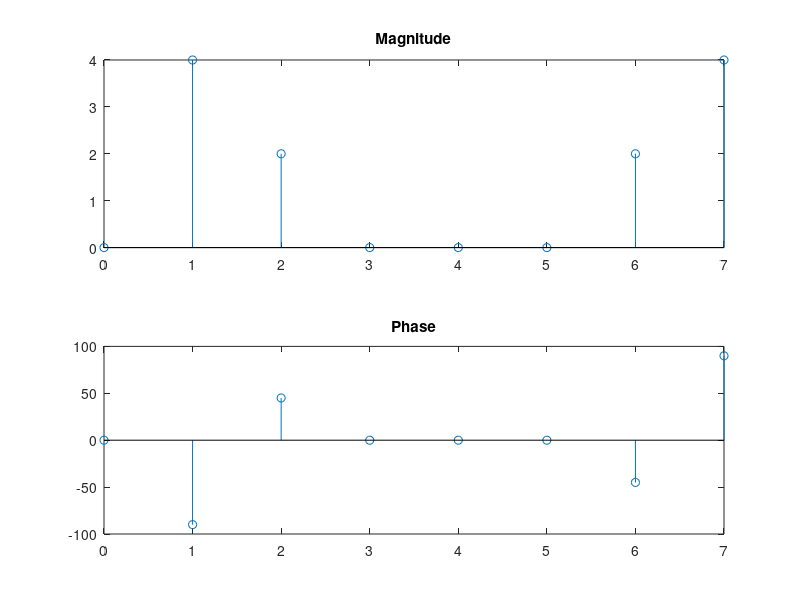

The MATLAB source for this figure:
close all

N=8;
n=[0:N-1]';
fs=8000;
ts=1/fs;
fa=1000;
tha=0;
fb=2000;
thb=3*pi/4;
xin=sin(2*pi*fa*n*ts + tha) + 0.5*sin(2*pi*fb*n*ts + thb);
stem(n,[xin])

y = fft(xin);                             % Compute DFT of x
m = abs(y);                               % Magnitude
y(m<1e-6) = 0;
p = unwrap(angle(y));                     % Phase

subplot(2,1,1)
stem(n,m)
title('Magnitude')
subplot(2,1,2)
stem(n,p*180/pi)
title('Phase')
